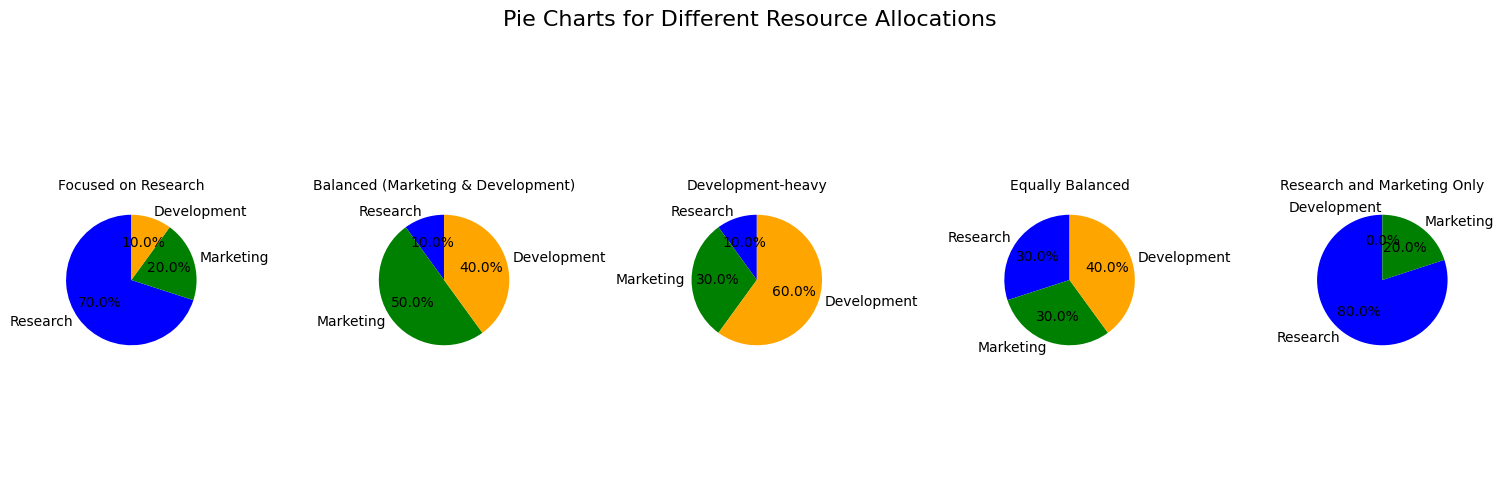

The script that saved this image:
import matplotlib.pyplot as plt

# Data for pie charts
example_points = [
    (70, 20, 10),  # Focused on Research, blue
    (10, 50, 40),  # Balanced between Marketing and Development, red
    (10, 30, 60),  # Development-heavy, orange
    (30, 30, 40),  # Equally balanced
    (80, 20, 0)    # Only research and marketing
]

titles = [
    "Focused on Research",
    "Balanced (Marketing & Development)",
    "Development-heavy",
    "Equally Balanced",
    "Research and Marketing Only"
]

colors_list = [
    ["blue", "green", "orange"],  # Colors for each section (Research, Marketing, Development)
    ["blue", "green", "orange"],
    ["blue", "green", "orange"],
    ["blue", "green", "orange"],
    ["blue", "green", "orange"]
]

labels = ["Research", "Marketing", "Development"]

# Create subplots for pie charts
fig, axes = plt.subplots(1, len(example_points), figsize=(15, 5))
fig.suptitle("Pie Charts for Different Resource Allocations", fontsize=16)

# Plot each pie chart
for ax, point, title, colors in zip(axes, example_points, titles, colors_list):
    ax.pie(point, labels=labels, autopct='%1.1f%%', colors=colors, startangle=90)
    ax.set_title(title, fontsize=10)

plt.tight_layout(rect=[0, 0, 1, 0.95])  # Adjust layout to fit the title
plt.savefig("circles.png")
